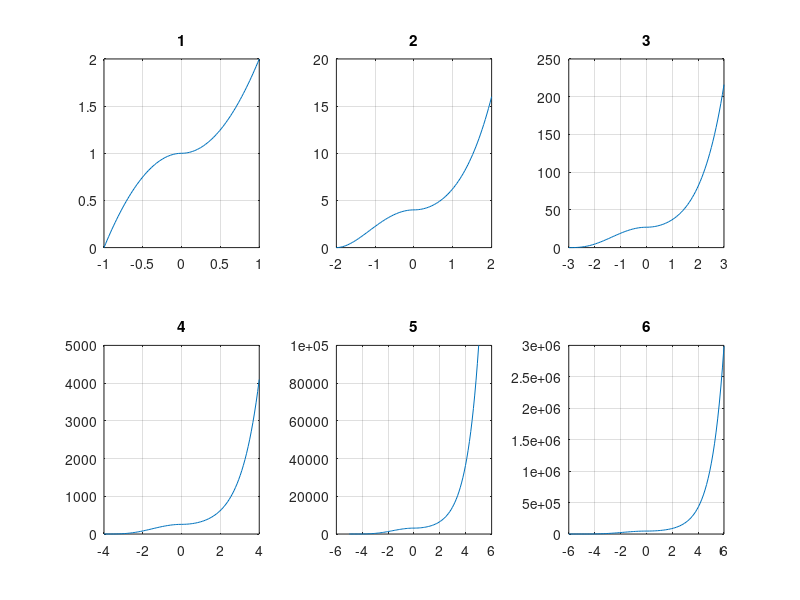

MATLAB code for this plot:
%% Ex 2 Scheda 3
clc
clear
close all

for m = 1:6
	testvec1 = linspace(-m, 0, 50);
	testvec2 = linspace(0, m, 50);
	fpart1 = (m - testvec1.^2 / m).^m;
	fpart2 = (testvec2.^2 / m + m).^m;
    % Grafico con scala logaritmica sull'asse delle Y
	%semilogy([testvec1 testvec2], [fpart1 fpart2])
	% Grafico in finestre separate
	subplot(2, 3, m);
	plot([testvec1 testvec2], [fpart1 fpart2])
    title(m)
	grid on
    hold on
end

% Con il ciclo while si farebbe in questo modo
% m = 1;
% while m <= 6
%   % Codice...
% 	m = m + 1
% end
